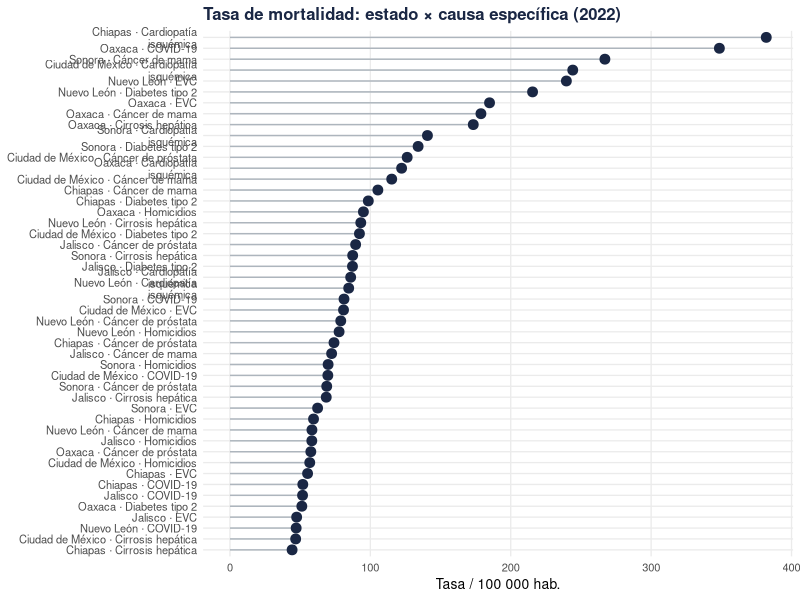
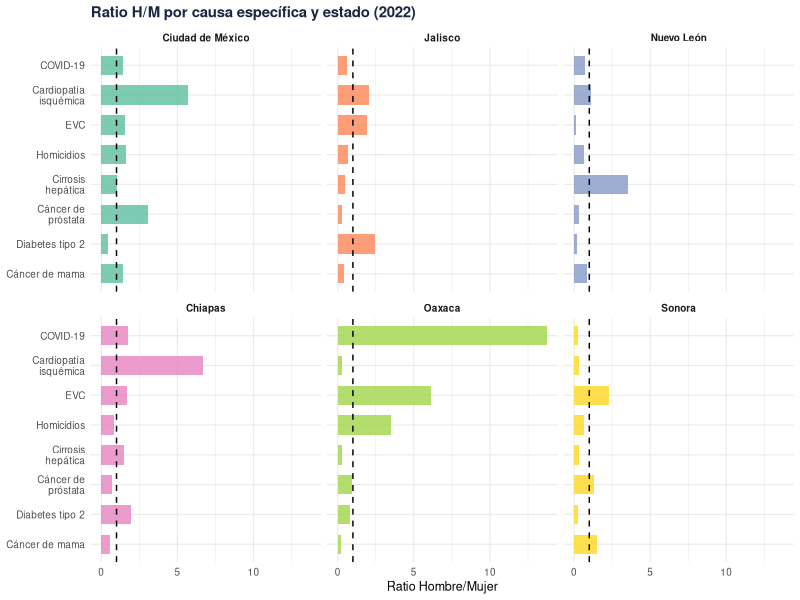

R code for these plots, in order:
## ---- chunk 1
library(tidyverse); library(scales)
set.seed(99)
cause_spec <- c("Cardiopatía isquémica","EVC","Cáncer de mama","Cáncer de próstata",
                "Diabetes tipo 2","Cirrosis hepática","Homicidios","COVID-19")
states_sel <- c("Ciudad de México","Jalisco","Nuevo León","Chiapas","Oaxaca","Sonora")
mort5 <- expand.grid(
  year=2000:2022, sex=c("Hombre","Mujer"),
  state=states_sel, cause_specific=cause_spec
) |> mutate(
  deaths=rpois(n(),lambda=80+10*(year-2000)+ifelse(sex=="Hombre",30,0)+
    case_when(cause_specific=="Cardiopatía isquémica"~200,
              cause_specific=="Diabetes tipo 2"~150,
              cause_specific=="Homicidios"~100,TRUE~30)),
  rate=deaths/runif(n(),5e4,1e6)*1e5)
## ---- chunk 2
mort5 |> filter(year==2022) |>
  group_by(state,cause_specific) |> summarise(rate=mean(rate),.groups="drop") |>
  mutate(cause_specific=str_wrap(cause_specific,18)) |>
  ggplot(aes(x=rate, y=reorder(paste(state,cause_specific,sep=" · "), rate))) +
  geom_segment(aes(xend=0, yend=paste(state,cause_specific,sep=" · ")),
               color="#adb5bd") +
  geom_point(color="#1a2744", size=3) +
  labs(title="Tasa de mortalidad: estado × causa específica (2022)",
       x="Tasa / 100 000 hab.", y=NULL) +
  theme_minimal(base_size=10) +
  theme(plot.title=element_text(face="bold",color="#1a2744"),panel.grid.minor=element_blank())
## ---- chunk 3
mort5 |> filter(year==2022) |>
  group_by(state,sex,cause_specific) |>
  summarise(rate=mean(rate),.groups="drop") |>
  pivot_wider(names_from=sex,values_from=rate) |>
  mutate(ratio=Hombre/Mujer, cause_specific=str_wrap(cause_specific,16)) |>
  ggplot(aes(x=ratio, y=reorder(cause_specific,ratio), fill=state)) +
  geom_col(position="dodge",width=0.65,alpha=0.85) +
  geom_vline(xintercept=1,linetype="dashed") +
  facet_wrap(~state, ncol=3) +
  scale_fill_brewer(palette="Set2") +
  labs(title="Ratio H/M por causa específica y estado (2022)",
       x="Ratio Hombre/Mujer",y=NULL) +
  theme_minimal(base_size=9) + theme(legend.position="none",
        plot.title=element_text(face="bold",color="#1a2744"),
        strip.text=element_text(face="bold"))
